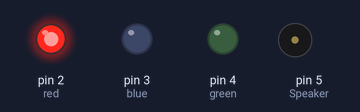
A sketch run on a simulated Arduino Uno, built with avr-gcc and run on an emulated ATmega328P. Parts: output pins drawn as LEDs (lit = HIGH), buzzer (waves = sounding, pin HIGH).

Above: at 0.03 s.
At 0.52 s:
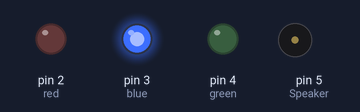
At 1.39 s:
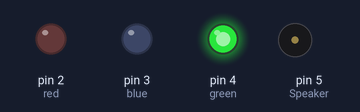
At 2.94 s:
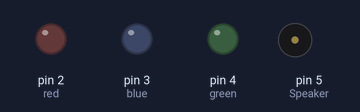
Timing chart, 0 to 3.2 s (numbered marks = the images above):
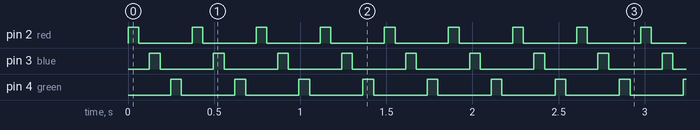

The sketch:

GalileoFirstTest.ino
```cpp
/*
Project: Galileo first test code
  Blink all colors
 with delay and sound buzzer while LED is ON
 */

// Pin 13 has an LED connected on most Arduino boards.
// give it a name:
int red = 2;
int blue = 3;
int green = 4;
int fullrate = 1000;
int rate = fullrate/16;
int Speaker = 5;
int fade;
void LightUp(int color,int rate);
void SpeakerPWM(int fade);
// the setup routine runs once when you press reset:
void setup() {
  // initialize the digital pin as an output.
  pinMode(red, OUTPUT);
  pinMode(blue, OUTPUT);
  pinMode(green, OUTPUT);
}

// the loop routine runs over and over again forever:
void loop() {
  LightUp(red,rate);
  LightUp(blue,rate);
  LightUp(green,rate);


}

void SpeakerPWM(int fade){
  analogWrite(Speaker, fade);
}

void LightUp(int color,int rate){
  digitalWrite(color, HIGH);
  fade = 0;// to make sound increase to 200
  SpeakerPWM(fade);
  delay(rate);
  digitalWrite(color, LOW);
  fade = 0;
  SpeakerPWM(fade);
  delay(rate);
}
```

Measured:
- by itself, pin 2 (red), pin 3 (blue), pin 4 (green): alternates HIGH for 0.06 s and LOW for 0.31 s
